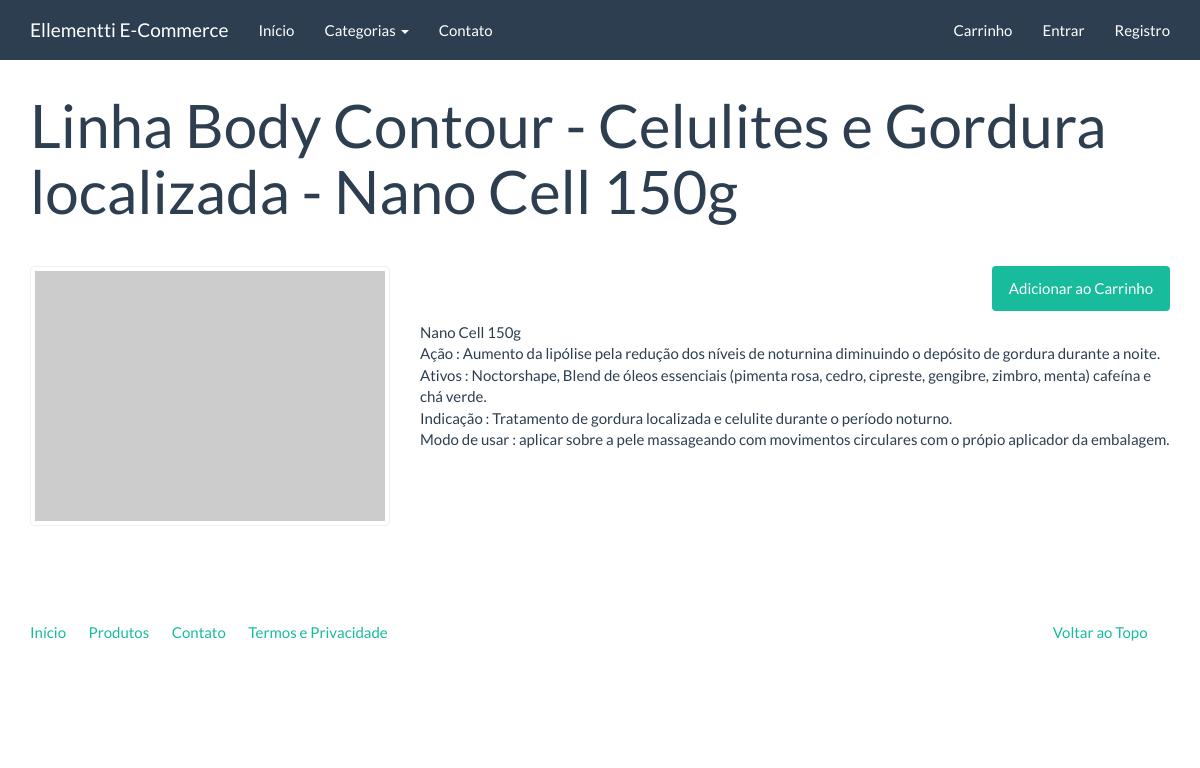
The app's page /catalogo/produtos/nano-cell/ with its own data.
### catalog/models.py (models this page shows, shortened)
class Product(models.Model):
    name = models.CharField('Nome', max_length=100)
    slug = models.SlugField('Identificador', max_length=100)
    category = models.ForeignKey('catalog.Category', verbose_name='Categoria', on_delete=models.CASCADE)
    description = models.TextField('Descrição', blank=True)
    price = models.DecimalField('Preço', decimal_places=2, max_digits=8)
    created = models.DateTimeField('Criado em', auto_now_add=True)
    modified = models.DateTimeField('Modificado em', auto_now=True)
    class Meta:
        verbose_name = 'Produto'
        verbose_name_plural = 'Produtos'
        ordering = ['name']
    def __str__(self):
        return self.name

### catalog/views.py (the view)
# urls.py: url(r'^produtos/(?P<slug>[\w_-]+)/$', views.product, name='product'),
def product(request, slug):
    product = Product.objects.get(slug=slug)
    context = {
        'product': product
    }
    return render(request, 'catalog/product.html', context)

### catalog/context_processors.py (called while the page is built)
def categories(request):
    return {
        'categories': Category.objects.all()
    }

### catalog/models.py (called while the page is built)
    def __str__(self):
        return self.name

    def get_absolute_url(self):
        return reverse('catalog:category', kwargs={'slug': self.slug})

### catalog/templates/catalog/product.html (shortened to what this page needs)
{% extends "base.html" %}
{% block container %}
<div class="page-header">
  <h1>{{ product }}</h1>
</div>
<div class="row">
  <div class="col-sm-4">
      <a href="#" class="thumbnail">
          <img src="http://placehold.it/350x250" alt="" />
      </a>
  </div>
  <div class="col-sm-8">
      <p class="text-right">
          <a href="{% url 'checkout:create_cartitem' product.slug %}" class="btn btn-success">Adicionar ao Carrinho</a>
      </p>
      {{ product.description|linebreaks }}
  </div>
</div>
{% endblock %}

### records on screen
Product: name "Linha Body Contour - Celulites e Gordura localizada - Nano Cell 150g", description "Nano Cell 150g Ação : Aumento da lipólise pela redução dos níveis de noturnina diminuindo o depósito de gordura durante a noite. Ativos : Noctorshape, Blend de óleos essenciais (pimenta rosa, cedro, cipreste, gengibre, zimbro, menta) cafeína e chá verde. Indicação : Tratamento de gordura localizada e celulite durante o período noturno. Modo de usar : aplicar sobre a pele massageando com movimentos circulares com o própio aplicador da embalagem."
